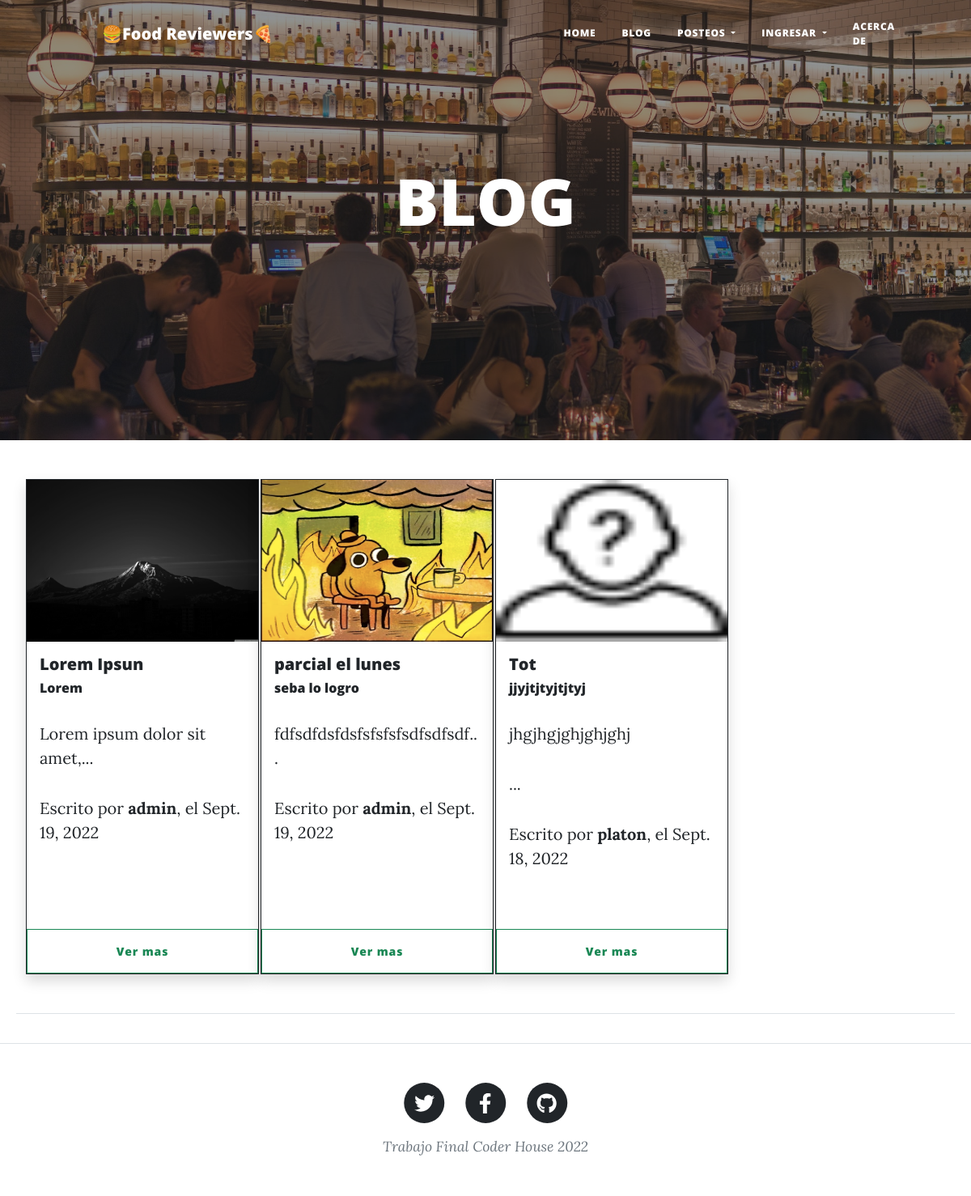
The app's page /blog/blog/, older data.
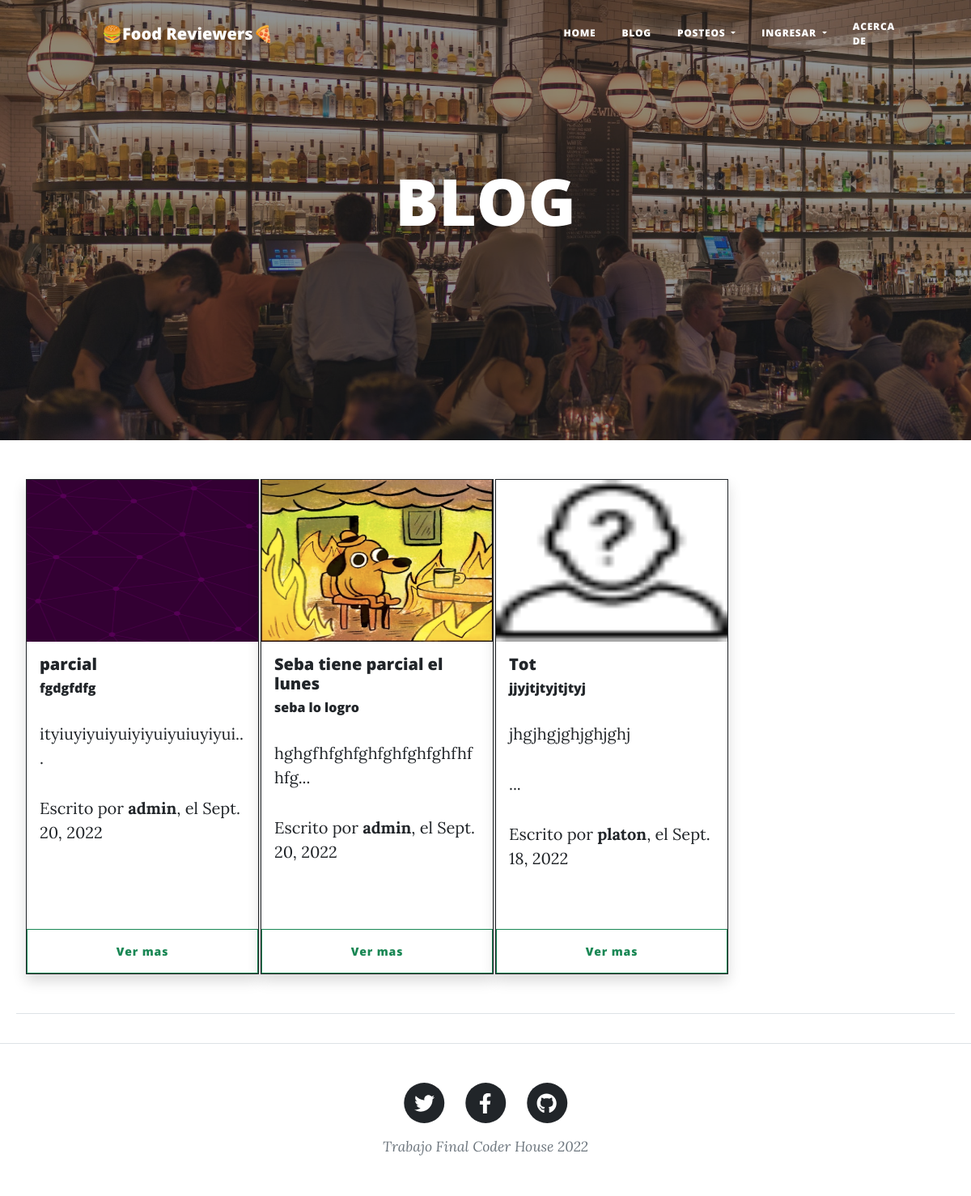
The same page, newer data.
### blog/models.py (models this page shows, shortened)
class Posteo(models.Model):
    id = models.AutoField(primary_key = True)
    titulo = models.CharField('Titulo', max_length=255, blank = False,null=False)
    descripcion = models.CharField('Descripcion', max_length=120, blank = False,null=False)
    contenido = RichTextField(blank=True,null=True)
    imagen = models.ImageField(blank=False,null=True, upload_to="imgposts")
    autor= models.ForeignKey(User, null=True ,on_delete=models.SET_NULL)
    fecha_creacion = models.DateField('Fecha de  creacion',auto_now=False,auto_now_add=True)
    class Meta:
        verbose_name_plural = 'Posteos'

### blog/views.py (the view)
# urls.py: path('blog/', blog,name="blog"),
def blog(request):
    posteos = Posteo.objects.all().order_by('-id')
    return render(request, "blog/blog.html",{'posteos':posteos,'imagen':obtenerAvatar(request)})

### blog/views.py (called while the page is built)
def obtenerAvatar(request):
    lista = Avatar.objects.filter(user=request.user.id)
    if len(lista)!=0:
        imagen=lista[0].imagen.url
    else:
        imagen= ""
    return imagen

### blog/templates/blog/blog.html (shortened to what this page needs)
{% extends "blog/padre.html" %}
{% load static %}
{% block header %}
    <header class="masthead" id="ini">
        <div class="container position-relative px-4 px-lg-5">
            <div class="row gx-4 gx-lg-5 justify-content-center">
                <div class="col-md-10 col-lg-8 col-xl-7">
                    <div class="site-heading">
                        <h1 class="mb-5">BLOG</h1>
                    </div>
                </div>
            </div>
        </div>
    </header>
{% endblock %}
{% block contenido %}
{% if posteos %}
<div class="row" style="margin:20px;">
    {% for Posteo in posteos %}
    <div class="col-lg-3 mb-5">
        <div class="card h-100 shadow border-dark mb-4" style="width: 18rem;">
            {% if Posteo.imagen %}
                <img src="{{ Posteo.imagen.url | safe }}" class="card-img-top" style="max-width:299px; height: 200px;">
            {% endif %}
            <div class="card-body">
                <h5 class="card-title"> {{ Posteo.titulo }} </h5>
                <h6 class="post-subtitle"> {{ Posteo.descripcion }}</h6>
                <p class="card-text" style="font-size: 20px;"> {{ Posteo.contenido | safe | slice:30 }}...</p>
                <p class="post-meta"> Escrito por <strong>{{ Posteo.autor }}</strong>, el
                {{ Posteo.fecha_creacion }}</p>
            </div>
            <a href="{% url 'verPublicacion' Posteo.id %}" class="btn btn-outline-success";>Ver mas</a>
        </div>
    </div>
    {% endfor %}
    <hr>
</div>
{% else %}
        <h1>No se crearon Post</h1>
        <h2>Se el primero en compartir tu experiencia</h2>
{% endif %}
{% endblock %}

Row changes from the older to the newer data that the page shows:
removed Posteo: imagen (picture), titulo "Lorem Ipsun", descripcion "Lorem", contenido "Lorem ipsum dolor sit amet,", autor "admin", fecha_creacion "Sept. 19, 2022"
removed Posteo: imagen (picture), titulo "parcial el lunes", descripcion "seba lo logro", contenido "fdfsdfdsfdsfsfsfsfsdfsdfsdf", autor "admin", fecha_creacion "Sept. 19, 2022"
added Posteo: imagen (picture), titulo "parcial", descripcion "fgdgfdfg", contenido "ityiuyiyuiyuiyiyuiyuiuyiyui", autor "admin", fecha_creacion "Sept. 20, 2022"
added Posteo: imagen (picture), titulo "Seba tiene parcial el lunes", descripcion "seba lo logro", contenido "hghgfhfghfghfghfghfghfhfhfg", autor "admin", fecha_creacion "Sept. 20, 2022"
